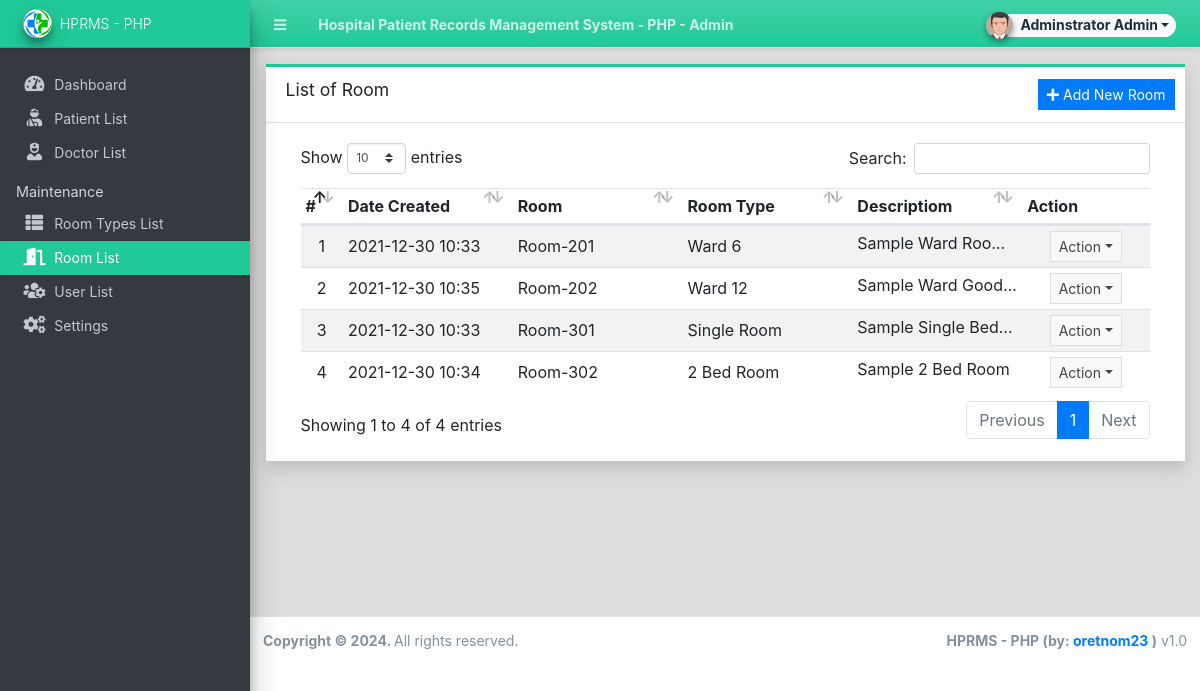
The app's page /admin/?page=rooms (signed in) with its own data.
### tables this page shows
CREATE TABLE `room_list` (
  `id` int(30) NOT NULL,
  `room_type_id` int(30) NOT NULL,
  `name` text NOT NULL,
  `description` text NOT NULL,
  `capacity` int(5) NOT NULL DEFAULT 0,
  `delete_flag` tinyint(1) NOT NULL DEFAULT 0,
  `date_created` datetime NOT NULL DEFAULT current_timestamp(),
  `date_updated` datetime DEFAULT NULL ON UPDATE current_timestamp()
);

CREATE TABLE `room_type_list` (
  `id` int(30) NOT NULL,
  `room` text NOT NULL,
  `description` text NOT NULL,
  `delete_flag` tinyint(1) NOT NULL DEFAULT 0,
  `date_created` datetime NOT NULL DEFAULT current_timestamp(),
  `date_updated` datetime DEFAULT NULL ON UPDATE current_timestamp()
);

### admin/rooms/index.php (the view, shortened to what this page needs)
<div class="card card-outline card-teal rounded-0 shadow">
	<div class="card-header">
		<h3 class="card-title">List of Room</h3>
		<div class="card-tools">
			<a href="javascript:void(0)" id="create_new" class="btn btn-flat btn-sm btn-primary"><span class="fas fa-plus"></span>  Add New Room</a>
		</div>
	</div>
	<div class="card-body">
		<div class="container-fluid">
        <div class="container-fluid">
			<table class="table table-hover table-striped">
				<colgroup>
					<col width="5%">
					<col width="20%">
					<col width="20%">
					<col width="20%">
					<col width="20%">
					<col width="15%">
				</colgroup>
				<thead>
					<tr>
						<th>#</th>
						<th>Date Created</th>
						<th>Room</th>
						<th>Room Type</th>
						<th>Descriptiom</th>
						<th>Action</th>
					</tr>
				</thead>
				<tbody>
					<?php
						$i = 1;
						$qry = $conn->query("SELECT r.*,rt.room from `room_list` r inner join room_type_list rt on r.room_type_id = rt.id where r.delete_flag = 0 order by r.`name` asc ");
						while($row = $qry->fetch_assoc()):
					?>
						<tr>
							<td class="text-center"><?php echo $i++; ?></td>
							<td class=""><?php echo date("Y-m-d H:i",strtotime($row['date_created'])) ?></td>
							<td><?php echo ($row['name']) ?></td>
							<td><?php echo ($row['room']) ?></td>
							<td class="truncate-1"><?php echo $row['description'] ?></td>
							<td align="center">
								 <button type="button" class="btn btn-flat btn-default btn-sm dropdown-toggle dropdown-icon" data-toggle="dropdown">
				                  		Action
				                  </button>
							</td>
						</tr>
					<?php endwhile; ?>
				</tbody>
			</table>
		</div>
		</div>
	</div>
</div>

### records on screen
room_list: date_created "2021-12-30 10:33", name "Room-201", room_type.room "Ward 6", description "Sample Ward…"
room_list: date_created "2021-12-30 10:35", name "Room-202", room_type.room "Ward 12", description "Sample Ward…"
room_list: date_created "2021-12-30 10:33", name "Room-301", room_type.room "Single Room", description "Sample Single…"
room_list: date_created "2021-12-30 10:34", name "Room-302", room_type.room "2 Bed Room", description "Sample 2 Bed Room"

### other values on screen
$_settings->info('name') "Hospital Patient Records Management System - PHP"
$_settings->userdata('firstname').' '.$_settings->userdata('lastname') "Adminstrator Admin"
$_settings->info('short_name') "HPRMS - PHP"
